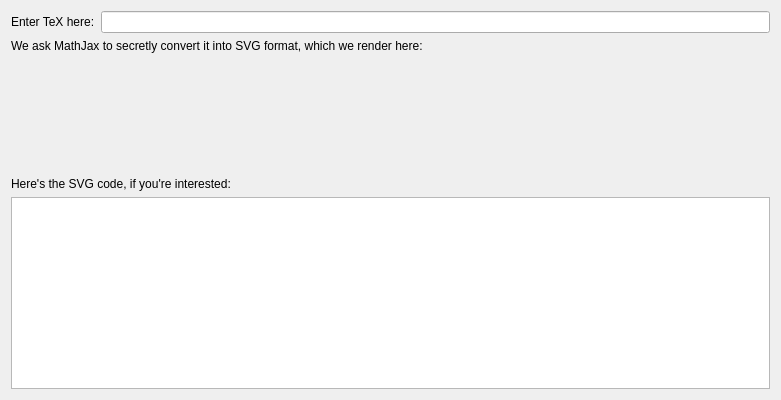
<?xml version="1.0" encoding="UTF-8"?>
<ui version="4.0">
 <class>MainWindow</class>
 <widget class="QMainWindow" name="MainWindow">
  <property name="geometry">
   <rect>
    <x>0</x>
    <y>0</y>
    <width>781</width>
    <height>400</height>
   </rect>
  </property>
  <property name="windowTitle">
   <string>MainWindow</string>
  </property>
  <widget class="QWidget" name="centralWidget">
   <layout class="QVBoxLayout" name="verticalLayout">
    <item>
     <layout class="QHBoxLayout" name="horizontalLayout">
      <item>
       <widget class="QLabel" name="label">
        <property name="text">
         <string>Enter TeX here:</string>
        </property>
       </widget>
      </item>
      <item>
       <widget class="QLineEdit" name="lineEdit"/>
      </item>
     </layout>
    </item>
    <item>
     <widget class="QLabel" name="label_3">
      <property name="text">
       <string>We ask MathJax to secretly convert it into SVG format, which we render here:</string>
      </property>
     </widget>
    </item>
    <item>
     <layout class="QHBoxLayout" name="horizontalLayout_2">
      <item>
       <widget class="QWidget" name="widget" native="true">
        <property name="sizePolicy">
         <sizepolicy hsizetype="Preferred" vsizetype="Expanding">
          <horstretch>0</horstretch>
          <verstretch>0</verstretch>
         </sizepolicy>
        </property>
       </widget>
      </item>
      <item>
       <spacer name="horizontalSpacer">
        <property name="orientation">
         <enum>Qt::Horizontal</enum>
        </property>
        <property name="sizeHint" stdset="0">
         <size>
          <width>40</width>
          <height>20</height>
         </size>
        </property>
       </spacer>
      </item>
     </layout>
    </item>
    <item>
     <widget class="QLabel" name="label_2">
      <property name="text">
       <string>Here's the SVG code, if you're interested:</string>
      </property>
     </widget>
    </item>
    <item>
     <widget class="QPlainTextEdit" name="plainTextEdit"/>
    </item>
   </layout>
  </widget>
 </widget>
 <layoutdefault spacing="6" margin="11"/>
 <resources/>
 <connections/>
</ui>
